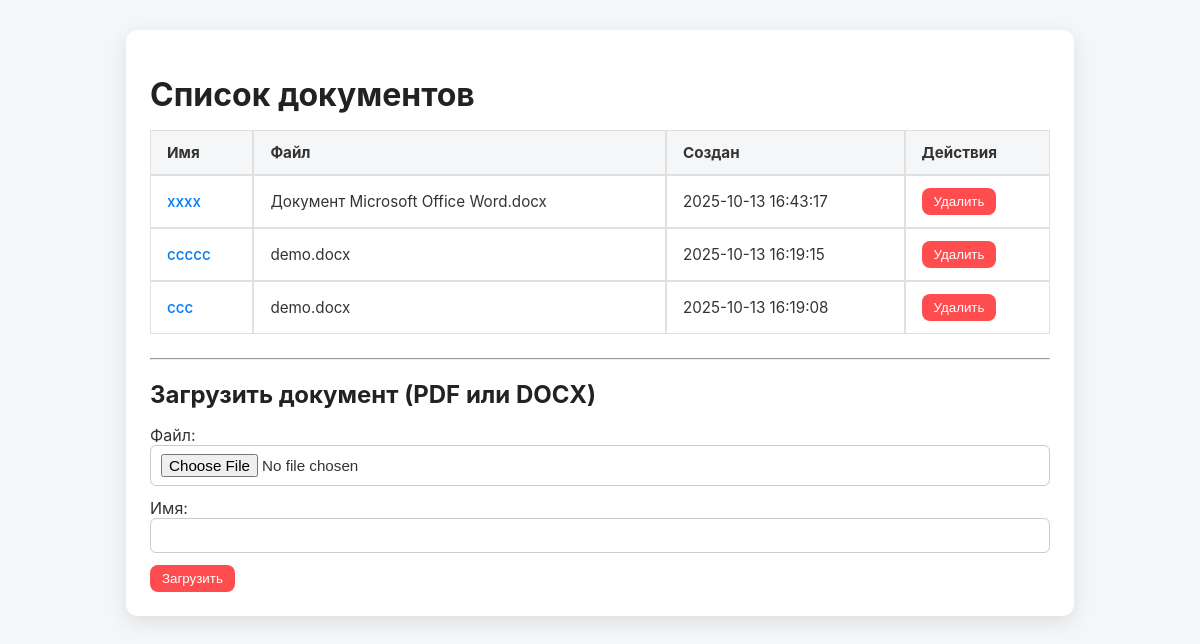
Before: / with the older database file.
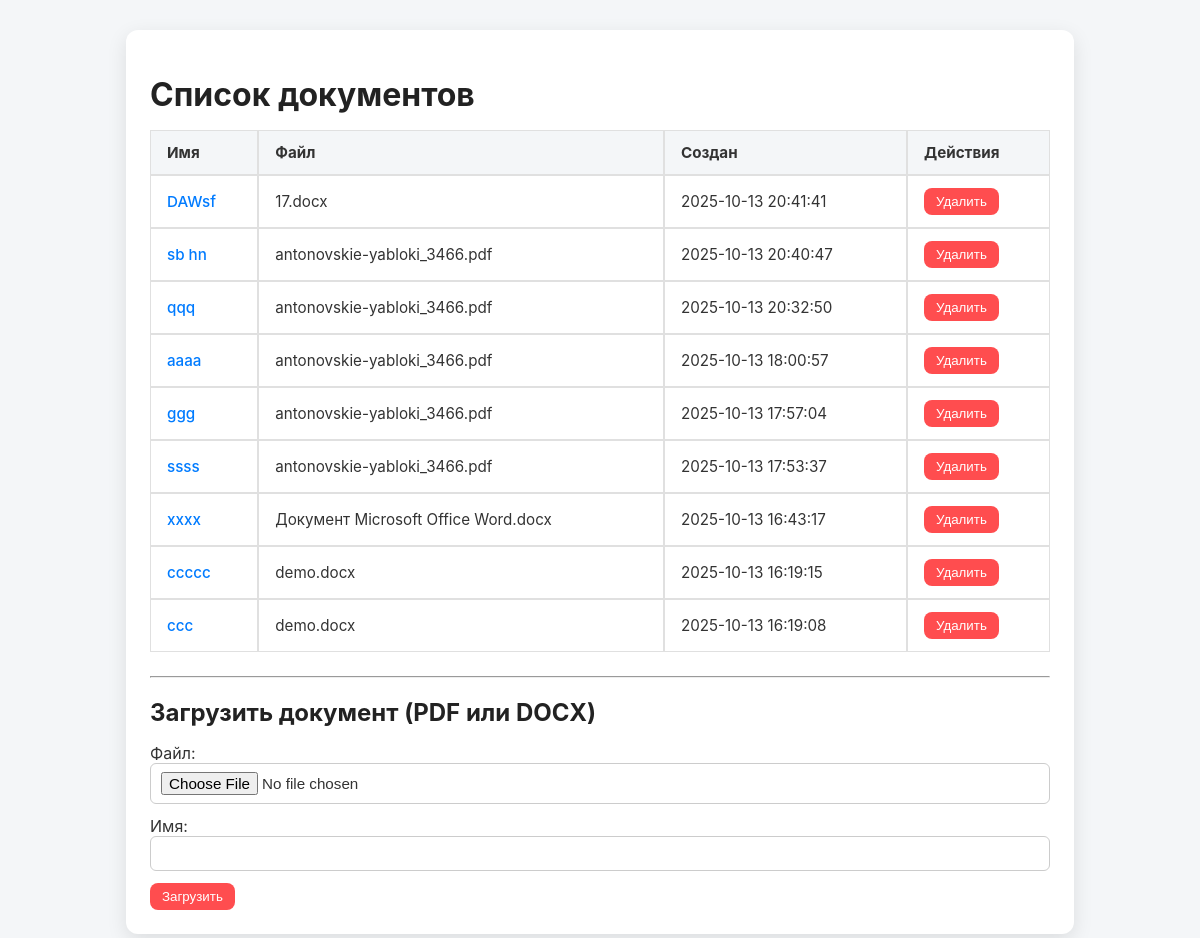
After: the same page with the newer database file.
### models.py (models this page shows)
class TextDocument(Base):
    __tablename__ = "text_documents"
    id = Column(Integer, primary_key=True, autoincrement=True)
    file_name = Column(String, nullable=False)
    name = Column(String, nullable=False, unique=True)
    original_text = Column(String, nullable=False)
    summary_json = Column(JSON, nullable=False)
    created_at = Column(DateTime(timezone=True), server_default=func.now())

### web_routes.py (the view)
@router.get("/", response_class=HTMLResponse)
async def index(request: Request, service: DocumentService = Depends(get_document_service)):
    docs = await service.list_documents_info()
    return request.app.templates.TemplateResponse(
        "index.html",
        {
            "request": request,
            "documents": docs
        }
    )

### templates/index.html (shortened to what this page needs)
{% extends "base.html" %}
{% block content %}
  <h1>Список документов</h1>
  {% if documents %}
    <table class="docs">
      <thead>
        <tr><th>Имя</th><th>Файл</th><th>Создан</th><th>Действия</th></tr>
      </thead>
      <tbody>
      {% for d in documents %}
        <tr>
          <td><a href="/documents/{{ d.id }}">{{ d.name }}</a></td>
          <td>{{ d.file_name }}</td>
          <td>{{ d.created_at or "-" }}</td>
          <td>
            <form action="/documents/{{ d.id }}/delete" method="post" style="display:inline">
              <button type="submit" onclick="return confirm('Удалить {{ d.name }}?')">Удалить</button>
            </form>
          </td>
        </tr>
      {% endfor %}
      </tbody>
    </table>
  {% else %}
    <p>Документов пока нет.</p>
  {% endif %}
  <hr/>
  <h2>Загрузить документ (PDF или DOCX)</h2>
  <form action="/documents/upload" method="post" enctype="multipart/form-data">
    <label>Файл:<br/>
      <input type="file" name="file" accept=".pdf,.docx" required>
    </label>
    <br/>
    <label>Имя:<br/>
      <input type="text" name="name" style="width: 100%" required>
    </label>
    <br/>
    <button type="submit">Загрузить</button>
  </form>
{% endblock %}

### templates/base.html (shortened to what this page needs)
<!doctype html>
<html lang="ru">
<head>
  <link rel="stylesheet" href="/static/styles.css">
</head>
<body>
  <div class="container">
    {% block content %}{% endblock %}
  </div>
</body>
</html>

### static/styles.css (style rules this page uses)
body { font-family: 'Inter', sans-serif; background: #f4f6f8; color: #333; margin: 0; padding: 0; }
.container { max-width: 900px; margin: 30px auto; background: #fff; padding: 24px; border-radius: 12px; box-shadow: 0 6px 20px rgba(0,0,0,0.08); }
h1, h2, h3 { color: #222; margin-bottom: 16px; }
button { background: linear-gradient(135deg, #4f9cff, #0066ff); color: white; padding: 6px 12px; border-radius: 8px; border: none; cursor: pointer; transition: all 0.3s; font-weight: 500; }
button.delete-btn, button[type="submit"] { background: #ff4d4f; }
.docs { width: 100%; border-collapse: separate; border-spacing: 0; font-size: 0.95rem; margin-bottom: 24px; }
.docs th, .docs td { border: 1px solid #e0e0e0; padding: 12px 16px; text-align: left; transition: background 0.3s; }
.docs th { background: #f4f6f8; }
.docs a { text-decoration: none; color: #007bff; font-weight: 500; }
form { margin-top: 16px; }
input[type="text"], input[type="file"] { width: 100%; padding: 8px 10px; border-radius: 6px; border: 1px solid #ccc; margin-bottom: 12px; font-size: 0.95rem; box-sizing: border-box; }
.container { max-width: 900px; margin: 30px auto; background: #fff; padding: 24px; border-radius: 12px; box-shadow: 0 6px 20px rgba(0,0,0,0.1); }

Changed rows visible on the page:
added TextDocument: name "DAWsf", file_name "17.docx", created_at "2025-10-13 20:41:41"
added TextDocument: name "sb hn", file_name "antonovskie-yabloki_3466.pdf", created_at "2025-10-13 20:40:47"
added TextDocument: name "qqq", file_name "antonovskie-yabloki_3466.pdf", created_at "2025-10-13 20:32:50"
added TextDocument: name "aaaa", file_name "antonovskie-yabloki_3466.pdf", created_at "2025-10-13 18:00:57"
added TextDocument: name "ggg", file_name "antonovskie-yabloki_3466.pdf", created_at "2025-10-13 17:57:04"
added TextDocument: name "ssss", file_name "antonovskie-yabloki_3466.pdf", created_at "2025-10-13 17:53:37"
